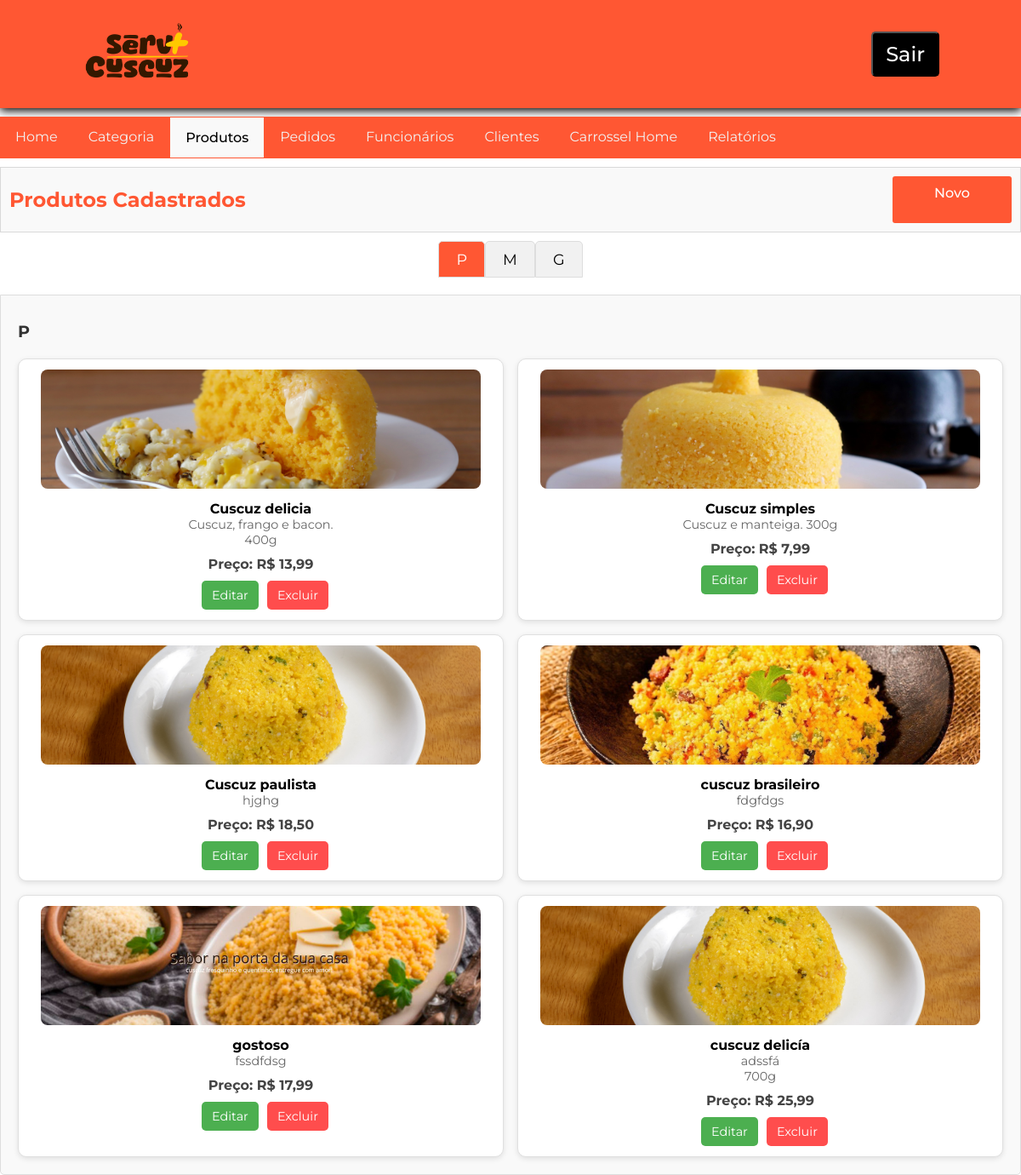
Page /view/admin/produtos.php (signed in) on the committed database.
### tables this page shows
CREATE TABLE `t_produto` (
  `id` int(11) NOT NULL,
  `nome` varchar(255) NOT NULL,
  `descricao` text NOT NULL,
  `imagem` varchar(255) NOT NULL,
  `preco` decimal(10,2) NOT NULL,
  `t_funcionario_id` int(11) DEFAULT NULL,
  `tamanho` varchar(100) NOT NULL,
  `valor_unitario` decimal(10,2) DEFAULT NULL,
  `t_categoria_id` int(11) NOT NULL
);

### model/DAO/src/conexaobd.php (called while the page is built, shortened)
<?php
if (!class_exists('Conexao')) {
    class Conexao {
        private static $conexao;
        public static function getInstance(){
            if (!isset(self::$conexao)) {
                try {
                    $options = array(
                        PDO::ATTR_PERSISTENT => true,
                        PDO::MYSQL_ATTR_INIT_COMMAND => 'SET NAMES utf8mb4',
                        PDO::ATTR_ERRMODE => PDO::ERRMODE_EXCEPTION
                    );
                    self::$conexao = new PDO("mysql:host=localhost;dbname=Serv+Cuscuz", "root", "", $options);
                } catch (PDOException $exc) {
                    echo "Erro ao conectar ao banco: " . $exc->getMessage();
                }
            }
            return self::$conexao;
        }
    }
}

### controller/produto/readProdutoController.php (called while the page is built, shortened)
<?php
require_once __DIR__ . ".../../../model/DAO/produtoDAO.php";
class ReadProdutoController {
    private $produtoDAO;
    public function __construct() {
        $this->produtoDAO = new ProdutoDAO();
    }
    public function getAllProdutos() {
        return $this->produtoDAO->getAllProdutos();
    }
}

### model/DAO/produtoDAO.php (called while the page is built, shortened)
<?php
include "src/conexaobd.php";
require_once __DIR__ . "../../DTO/produtoDTO.php";
class ProdutoDAO {
    private $pdo = null;
    public function __construct() {
        $this->pdo = Conexao::getInstance();
    }
    public function getAllProdutos() {
        try {
            $sql = "SELECT * FROM t_produto";
            $stmt = $this->pdo->query($sql);
            return $stmt->fetchAll(PDO::FETCH_CLASS, "ProdutoDTO");
        } catch (PDOException $e) {
            echo "Erro ao buscar produtos: " . $e->getMessage();
            return [];
        }
    }
}

### model/DTO/produtoDTO.php (called while the page is built, shortened)
<?php
class ProdutoDTO {
    private $nome;
    private $descricao;
    private $imagem;
    private $preco;
    private $tamanho;
    public function getNome() {
        return $this->nome;
    }
    public function getDescricao() {
        return $this->descricao;
    }
    public function getImagem() {
        return $this->imagem;
    }
    public function getPreco() {
        return $this->preco;
    }
    public function getTamanho() {
        return $this->tamanho;
    }
}

### view/admin/produtos.php (the view, shortened to what this page needs)
<?php
require_once __DIR__ . "../../../controller/produto/readProdutoController.php";
$readProdutoController = new ReadProdutoController();
$produtos = $readProdutoController->getAllProdutos();
?>
<!DOCTYPE html>
<html lang="pt-br">
<head>
    <link rel="stylesheet" href="../../assets/css/headerCadastro.css">
    <link rel="stylesheet" href="../../assets/css/painelControleAdmin.css">
    <link rel="stylesheet" href="../../assets/css/produto/produto.css">
    <link rel="stylesheet" href="../../assets/css/mensagens/mensagens.css">
</head>
<body>
    <header>
        <nav class="nav-bar">
            <div class="logo">
                <a href="../../pages/home.php">
                    <img src="../../assets/img/logo-png-reduzida.png" alt="Serv+Cuscuz">
                </a>
            </div>
            <div class="botao">
                <button>
                    <?php
                        include '../../pages/verificarLoginAdm.php';
                    ?>
                </button>
            </div>
        </nav>
    </header>
    <div class="painelAdm">
        <nav class="navbar">
        <a href="../../view/admin/adminPainelController.php">Home</a>
            <a href="../../view/admin/categoria.php">Categoria</a>
            <a href="../../view/admin/produtos.php" class="<?php echo (basename($_SERVER['PHP_SELF']) == 'produtos.php') ? 'ativo' : ''; ?>">Produtos</a>
            <a href="../../view/admin/pedidos.php">Pedidos</a>
            <a href="../../view/admin/listaFuncionarios.php">Funcionários</a>
            <a href="../../view/admin/listaCliente.php">Clientes</a>
            <a href="../../view/admin/carrosselHome.php">Carrossel Home</a>
            <a href="../../view/admin/relatorios.php">Relatórios</a>
        </nav>
    </div>
<section class="section__btnFuncionario novoCuscuz">
        <h2>Produtos Cadastrados</h2>
        <a class="btnAdm" href="../../view/admin/cadastrarProduto.php">Novo</a>
    </section>
    <main>
    <?php if (empty($produtos)): ?>
        <p>Nenhum produto cadastrado.</p>
    <?php else: ?>
        <div class="tabs">
            <button class="tablink active" onclick="openTab(event, 'P')">P</button>
            <button class="tablink" onclick="openTab(event, 'M')">M</button>
            <button class="tablink" onclick="openTab(event, 'G')">G</button>
        </div>
        <div id="P" class="tabcontent">
            <h3>P</h3>
            <div class="produto-container">
                <?php foreach ($produtos as $produto): ?>
                    <?php if ($produto->getTamanho() === 'P'): ?>
                        <div class="produto-card">
                            <img src="<?php echo '../../assets/img/' . basename($produto->getImagem()); ?>"
                                alt="<?php echo htmlspecialchars($produto->getNome(), ENT_NOQUOTES, 'UTF-8'); ?>"
                                class="produto-imagem">
                            <h4><?php echo htmlspecialchars($produto->getNome(), ENT_NOQUOTES, 'UTF-8'); ?></h4>
                            <p class="descricao"><?php echo nl2br(htmlspecialchars($produto->getDescricao(), ENT_NOQUOTES, 'UTF-8')); ?></p>
                            <p class="preco">Preço: R$ <?php echo number_format($produto->getPreco(), 2, ',', '.'); ?></p>
                            <div class="actions">
                                <form action="../../view/admin/editarProduto.php" method="POST" class="form-edit">
                                    <button type="submit" class="btn-edit">Editar</button>
                                </form>
                                <form action="../../controller/produto/deleteProdutoController.php" method="POST" class="form-delete">
                                    <button type="submit" class="btn-delete">Excluir</button>
                                </form>
                            </div>
                        </div>
                    <?php endif; ?>
                <?php endforeach; ?>
            </div>
        </div>
        <?php endif; ?>
    </main>
</body>
</html>

### assets/css/headerCadastro.css (style rules this page uses)
* { padding: 0; margin: 0; font-family: 'Montserrat', sans-serif; }
header { background-color: #ff5733; box-shadow: 0px 3px 10px #000000; }
.nav-bar { align-items: center; display: flex; justify-content: space-between; padding: 1.5rem 6rem; }
.logo { display: flex; align-items: center; }
.logo img { cursor: pointer; width: 130px; height: 75px; }
.botao button { padding: 10px 15px; border-radius: 5px; background-color: #000000; }

### assets/css/painelControleAdmin.css (style rules this page uses)
.painelAdm { width: 100%; display: flex; }
.painelAdm nav { margin-top: 10px; width: 100%; overflow: hidden; background-color: #ff5733; }
.painelAdm nav a { float: left; display: block; color: #f2f2f2; text-align: center; padding: 14px 18px; text-decoration: none; }
.navbar a.ativo { background-color: #f9f9f9; color: #000000; border: 1px solid #ff5733; font-weight: 500; }
.section__btnFuncionario { align-items: center; display: flex; justify-content: center; margin-bottom: 10px; }
.btnAdm { align-items: center; border: none; padding: 10px; margin: 10px; width: 120px; height: 35px; background-color: #ff5733; color: #fff; text-align: center; text-decoration: none; font-weight: 500; border-radius: 3px; }

### assets/css/produto/produto.css (style rules this page uses)
* { font-family: 'Montserrat', sans-serif; }
.tabs { display: flex; justify-content: center; margin-bottom: 20px; }
.tablink { background-color: #f1f1f1; border: 1px solid #ddd; padding: 10px 20px; cursor: pointer; font-size: 1.1em; transition: background-color 0.3s; border-radius: 5px 5px 0 0; }
.tablink.active { background-color: #ff5733; color: white; }
.tabcontent { display: none; padding: 20px; background-color: #f9f9f9; border: 1px solid #ddd; border-radius: 0 0 5px 5px; }
.produto-container { display: flex; flex-wrap: wrap; gap: 16px; justify-content: center; }
.produto-container { display: flex; flex-wrap: wrap; gap: 20px; }
.produto-card { background: #ff5733; border: 1px solid #ddd; border-radius: 10px; padding: 15px; box-shadow: 0 2px 5px rgba(0, 0, 0, 0.1); flex: 1 1 calc(33.333% - 20px); transition: transform 0.2s; }
.produto-imagem { max-width: 95%; border-radius: 5px; }
.novoCuscuz { margin-top: 10px; background-color: #f9f9f9; border: 1px solid #d9d9d9; display: flex; justify-content: space-between; }
.novoCuscuz h2 { margin-left: 10px; color: #ff5733; }
.produto-container { display: flex; flex-wrap: wrap; gap: 16px; margin-top: 20px; justify-content: center; }
.produto-card { background-color: #ffffff; border: 1px solid #e0e0e0; border-radius: 10px; padding: 12px; text-align: center; width: 260px; box-shadow: 0 2px 6px rgba(0, 0, 0, 0.1); transition: transform 0.2s, box-shadow 0.2s; }
.produto-imagem { width: 100%; height: 140px; object-fit: cover; border-radius: 8px; margin-bottom: 10px; }
h3 { margin: 10px 0; font-size: 1.2em; color: #333; }
.descricao { color: #666; font-size: 0.9em; margin-bottom: 10px; }
.preco, .tamanho { font-weight: bold; margin: 5px 0; color: #444; }
.actions { display: flex; justify-content: center; margin-top: 10px; }
.form-edit { margin: 0 10px; }
.btn-edit, .btn-delete { font-size: 0.9em; padding: 8px 12px; border-radius: 5px; cursor: pointer; transition: background-color 0.2s; border: none; color: #fff; }
.btn-edit { background-color: #4CAF50; }
.btn-delete { background-color: #ff4d4d; }

### rows in the picture
t_produto: imagem (picture), nome "Cuscuz delicia", descricao "Cuscuz, frango e bacon. 400g", preco "13,99"
t_produto: imagem (picture), nome "Cuscuz simples", descricao "Cuscuz e manteiga. 300g", preco "7,99"
t_produto: imagem (picture), nome "Cuscuz paulista", descricao "hjghg", preco "18,50"
t_produto: imagem (picture), nome "cuscuz brasileiro", descricao "fdgfdgs", preco "16,90"
t_produto: imagem (picture), nome "gostoso", descricao "fssdfdsg", preco "17,99"
t_produto: imagem (picture), nome "cuscuz delicía", descricao "adssfá 700g", preco "25,99"
